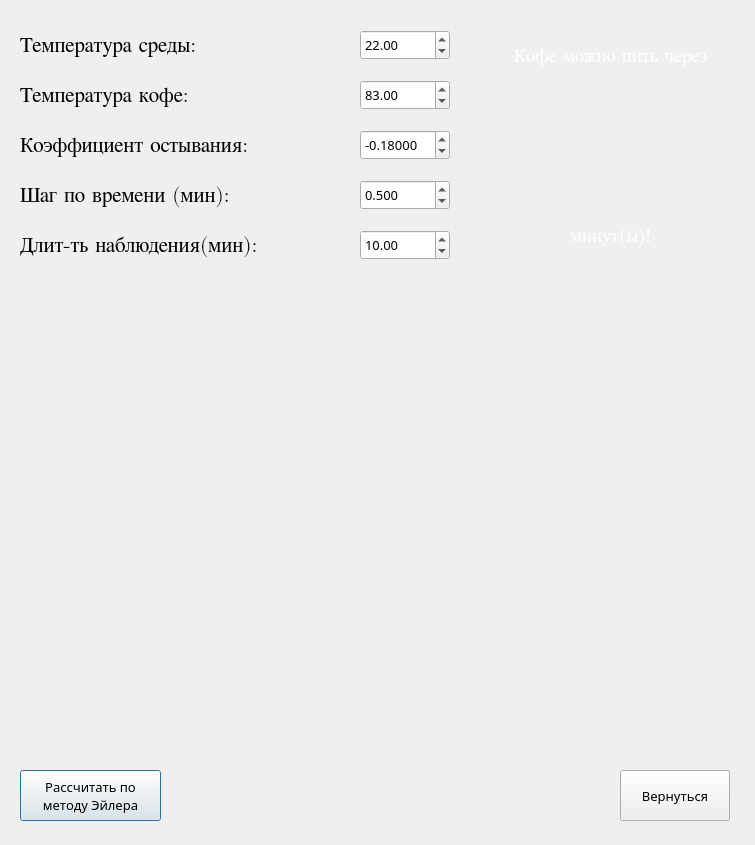
<?xml version="1.0" encoding="UTF-8"?>
<ui version="4.0">
 <class>Dialog</class>
 <widget class="QDialog" name="Dialog">
  <property name="geometry">
   <rect>
    <x>0</x>
    <y>0</y>
    <width>755</width>
    <height>845</height>
   </rect>
  </property>
  <property name="windowTitle">
   <string>Кофе</string>
  </property>
  <widget class="QDoubleSpinBox" name="ds_ts">
   <property name="geometry">
    <rect>
     <x>360</x>
     <y>30</y>
     <width>90</width>
     <height>30</height>
    </rect>
   </property>
   <property name="font">
    <font>
     <family>Calibri Light</family>
     <pointsize>10</pointsize>
    </font>
   </property>
   <property name="decimals">
    <number>2</number>
   </property>
   <property name="minimum">
    <double>-99.989999999999995</double>
   </property>
   <property name="value">
    <double>22.000000000000000</double>
   </property>
  </widget>
  <widget class="QDoubleSpinBox" name="ds_t">
   <property name="geometry">
    <rect>
     <x>360</x>
     <y>80</y>
     <width>90</width>
     <height>30</height>
    </rect>
   </property>
   <property name="font">
    <font>
     <family>Calibri Light</family>
     <pointsize>10</pointsize>
    </font>
   </property>
   <property name="decimals">
    <number>2</number>
   </property>
   <property name="minimum">
    <double>-99.989999999999995</double>
   </property>
   <property name="value">
    <double>83.000000000000000</double>
   </property>
  </widget>
  <widget class="QDoubleSpinBox" name="ds_r">
   <property name="geometry">
    <rect>
     <x>360</x>
     <y>130</y>
     <width>90</width>
     <height>30</height>
    </rect>
   </property>
   <property name="font">
    <font>
     <family>Calibri Light</family>
     <pointsize>10</pointsize>
    </font>
   </property>
   <property name="decimals">
    <number>5</number>
   </property>
   <property name="minimum">
    <double>-99.989999999999995</double>
   </property>
   <property name="value">
    <double>-0.180000000000000</double>
   </property>
  </widget>
  <widget class="QDoubleSpinBox" name="ds_h">
   <property name="geometry">
    <rect>
     <x>360</x>
     <y>180</y>
     <width>90</width>
     <height>30</height>
    </rect>
   </property>
   <property name="font">
    <font>
     <family>Calibri Light</family>
     <pointsize>10</pointsize>
    </font>
   </property>
   <property name="decimals">
    <number>3</number>
   </property>
   <property name="value">
    <double>0.500000000000000</double>
   </property>
  </widget>
  <widget class="QLabel" name="lT">
   <property name="geometry">
    <rect>
     <x>20</x>
     <y>70</y>
     <width>251</width>
     <height>51</height>
    </rect>
   </property>
   <property name="font">
    <font>
     <family>Cambria Math</family>
     <pointsize>16</pointsize>
     <italic>false</italic>
     <underline>false</underline>
     <strikeout>false</strikeout>
    </font>
   </property>
   <property name="text">
    <string>Температура кофе:</string>
   </property>
  </widget>
  <widget class="QLabel" name="lTs">
   <property name="geometry">
    <rect>
     <x>20</x>
     <y>20</y>
     <width>251</width>
     <height>51</height>
    </rect>
   </property>
   <property name="font">
    <font>
     <family>Cambria Math</family>
     <pointsize>16</pointsize>
     <italic>false</italic>
     <underline>false</underline>
     <strikeout>false</strikeout>
    </font>
   </property>
   <property name="text">
    <string>Температура среды:</string>
   </property>
  </widget>
  <widget class="QLabel" name="lH">
   <property name="geometry">
    <rect>
     <x>20</x>
     <y>170</y>
     <width>281</width>
     <height>51</height>
    </rect>
   </property>
   <property name="font">
    <font>
     <family>Cambria Math</family>
     <pointsize>16</pointsize>
     <italic>false</italic>
     <underline>false</underline>
     <strikeout>false</strikeout>
    </font>
   </property>
   <property name="text">
    <string>Шаг по времени (мин):</string>
   </property>
  </widget>
  <widget class="QLabel" name="lR">
   <property name="geometry">
    <rect>
     <x>20</x>
     <y>120</y>
     <width>321</width>
     <height>51</height>
    </rect>
   </property>
   <property name="font">
    <font>
     <family>Cambria Math</family>
     <pointsize>16</pointsize>
     <italic>false</italic>
     <underline>false</underline>
     <strikeout>false</strikeout>
    </font>
   </property>
   <property name="text">
    <string>Коэффициент остывания:</string>
   </property>
  </widget>
  <widget class="MplWidget" name="MplWidget" native="true">
   <property name="geometry">
    <rect>
     <x>20</x>
     <y>280</y>
     <width>711</width>
     <height>421</height>
    </rect>
   </property>
  </widget>
  <widget class="QLabel" name="lCoffee">
   <property name="geometry">
    <rect>
     <x>480</x>
     <y>30</y>
     <width>261</width>
     <height>231</height>
    </rect>
   </property>
   <property name="text">
    <string/>
   </property>
   <property name="pixmap">
    <pixmap>coffee.gif</pixmap>
   </property>
   <property name="scaledContents">
    <bool>true</bool>
   </property>
  </widget>
  <widget class="QLabel" name="lUp">
   <property name="geometry">
    <rect>
     <x>480</x>
     <y>40</y>
     <width>261</width>
     <height>31</height>
    </rect>
   </property>
   <property name="palette">
    <palette>
     <active>
      <colorrole role="WindowText">
       <brush brushstyle="SolidPattern">
        <color alpha="255">
         <red>255</red>
         <green>255</green>
         <blue>255</blue>
        </color>
       </brush>
      </colorrole>
     </active>
     <inactive>
      <colorrole role="WindowText">
       <brush brushstyle="SolidPattern">
        <color alpha="255">
         <red>255</red>
         <green>255</green>
         <blue>255</blue>
        </color>
       </brush>
      </colorrole>
     </inactive>
     <disabled>
      <colorrole role="WindowText">
       <brush brushstyle="SolidPattern">
        <color alpha="255">
         <red>120</red>
         <green>120</green>
         <blue>120</blue>
        </color>
       </brush>
      </colorrole>
     </disabled>
    </palette>
   </property>
   <property name="font">
    <font>
     <family>Cambria Math</family>
     <pointsize>14</pointsize>
    </font>
   </property>
   <property name="text">
    <string>Кофе можно пить через</string>
   </property>
   <property name="alignment">
    <set>Qt::AlignCenter</set>
   </property>
  </widget>
  <widget class="QLabel" name="lDown">
   <property name="geometry">
    <rect>
     <x>480</x>
     <y>220</y>
     <width>261</width>
     <height>31</height>
    </rect>
   </property>
   <property name="palette">
    <palette>
     <active>
      <colorrole role="WindowText">
       <brush brushstyle="SolidPattern">
        <color alpha="255">
         <red>255</red>
         <green>255</green>
         <blue>255</blue>
        </color>
       </brush>
      </colorrole>
     </active>
     <inactive>
      <colorrole role="WindowText">
       <brush brushstyle="SolidPattern">
        <color alpha="255">
         <red>255</red>
         <green>255</green>
         <blue>255</blue>
        </color>
       </brush>
      </colorrole>
     </inactive>
     <disabled>
      <colorrole role="WindowText">
       <brush brushstyle="SolidPattern">
        <color alpha="255">
         <red>120</red>
         <green>120</green>
         <blue>120</blue>
        </color>
       </brush>
      </colorrole>
     </disabled>
    </palette>
   </property>
   <property name="font">
    <font>
     <family>Cambria Math</family>
     <pointsize>14</pointsize>
    </font>
   </property>
   <property name="text">
    <string>минут(ы)!</string>
   </property>
   <property name="alignment">
    <set>Qt::AlignCenter</set>
   </property>
  </widget>
  <widget class="QLabel" name="lSec">
   <property name="geometry">
    <rect>
     <x>480</x>
     <y>70</y>
     <width>261</width>
     <height>121</height>
    </rect>
   </property>
   <property name="palette">
    <palette>
     <active>
      <colorrole role="WindowText">
       <brush brushstyle="SolidPattern">
        <color alpha="255">
         <red>255</red>
         <green>255</green>
         <blue>255</blue>
        </color>
       </brush>
      </colorrole>
     </active>
     <inactive>
      <colorrole role="WindowText">
       <brush brushstyle="SolidPattern">
        <color alpha="255">
         <red>255</red>
         <green>255</green>
         <blue>255</blue>
        </color>
       </brush>
      </colorrole>
     </inactive>
     <disabled>
      <colorrole role="WindowText">
       <brush brushstyle="SolidPattern">
        <color alpha="255">
         <red>120</red>
         <green>120</green>
         <blue>120</blue>
        </color>
       </brush>
      </colorrole>
     </disabled>
    </palette>
   </property>
   <property name="font">
    <font>
     <family>Cambria Math</family>
     <pointsize>20</pointsize>
     <weight>75</weight>
     <bold>true</bold>
    </font>
   </property>
   <property name="text">
    <string/>
   </property>
   <property name="alignment">
    <set>Qt::AlignCenter</set>
   </property>
  </widget>
  <widget class="QPushButton" name="bEuler">
   <property name="geometry">
    <rect>
     <x>20</x>
     <y>770</y>
     <width>141</width>
     <height>51</height>
    </rect>
   </property>
   <property name="font">
    <font>
     <family>Bahnschrift Light</family>
     <pointsize>10</pointsize>
    </font>
   </property>
   <property name="text">
    <string>Рассчитать по
методу Эйлера</string>
   </property>
  </widget>
  <widget class="QPushButton" name="bReturn">
   <property name="geometry">
    <rect>
     <x>620</x>
     <y>770</y>
     <width>110</width>
     <height>51</height>
    </rect>
   </property>
   <property name="font">
    <font>
     <family>Bahnschrift Light</family>
     <pointsize>10</pointsize>
    </font>
   </property>
   <property name="text">
    <string>Вернуться</string>
   </property>
  </widget>
  <widget class="QDoubleSpinBox" name="ds_time_max">
   <property name="geometry">
    <rect>
     <x>360</x>
     <y>230</y>
     <width>90</width>
     <height>30</height>
    </rect>
   </property>
   <property name="font">
    <font>
     <family>Calibri Light</family>
     <pointsize>10</pointsize>
    </font>
   </property>
   <property name="decimals">
    <number>2</number>
   </property>
   <property name="maximum">
    <double>1500.000000000000000</double>
   </property>
   <property name="value">
    <double>10.000000000000000</double>
   </property>
  </widget>
  <widget class="QLabel" name="lTimeMax">
   <property name="geometry">
    <rect>
     <x>20</x>
     <y>200</y>
     <width>341</width>
     <height>91</height>
    </rect>
   </property>
   <property name="font">
    <font>
     <family>Cambria Math</family>
     <pointsize>16</pointsize>
     <italic>false</italic>
     <underline>false</underline>
     <strikeout>false</strikeout>
    </font>
   </property>
   <property name="lineWidth">
    <number>1</number>
   </property>
   <property name="text">
    <string>Длит-ть наблюдения(мин):</string>
   </property>
   <property name="scaledContents">
    <bool>false</bool>
   </property>
  </widget>
 </widget>
 <customwidgets>
  <customwidget>
   <class>MplWidget</class>
   <extends>QWidget</extends>
   <header>mplwidget.h</header>
   <container>1</container>
  </customwidget>
 </customwidgets>
 <resources/>
 <connections/>
</ui>
